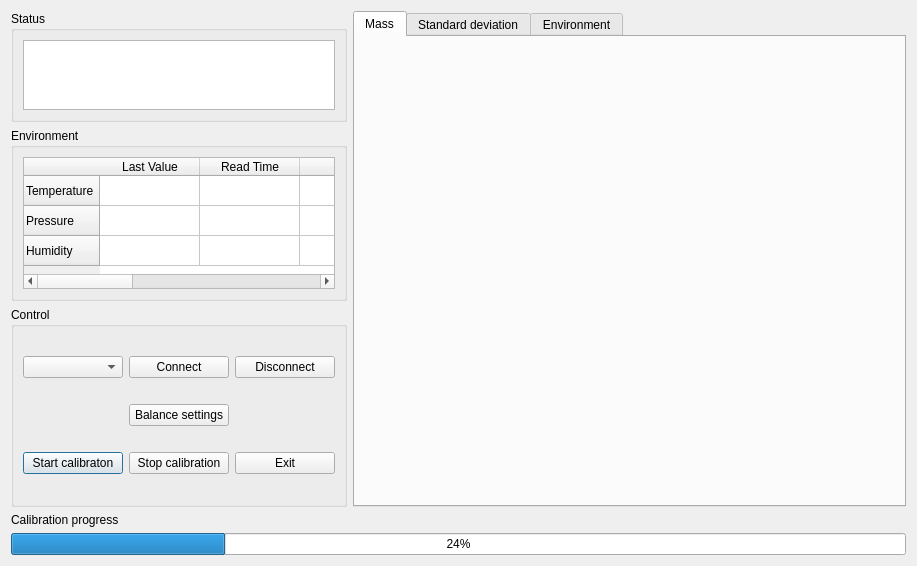
<?xml version="1.0" encoding="UTF-8"?>
<ui version="4.0">
 <class>AT106H</class>
 <widget class="QDialog" name="AT106H">
  <property name="geometry">
   <rect>
    <x>0</x>
    <y>0</y>
    <width>917</width>
    <height>545</height>
   </rect>
  </property>
  <property name="windowTitle">
   <string>Comparator Interface</string>
  </property>
  <layout class="QGridLayout" name="gridLayout">
   <item row="0" column="0" rowspan="2" colspan="2">
    <widget class="QGroupBox" name="groupBox_3">
     <property name="sizePolicy">
      <sizepolicy hsizetype="Expanding" vsizetype="Expanding">
       <horstretch>0</horstretch>
       <verstretch>0</verstretch>
      </sizepolicy>
     </property>
     <property name="maximumSize">
      <size>
       <width>16777215</width>
       <height>16777215</height>
      </size>
     </property>
     <property name="title">
      <string>Status</string>
     </property>
     <layout class="QHBoxLayout" name="horizontalLayout">
      <item>
       <widget class="QTextBrowser" name="statusBrowser"/>
      </item>
     </layout>
    </widget>
   </item>
   <item row="5" column="0">
    <widget class="QLabel" name="label_2">
     <property name="sizePolicy">
      <sizepolicy hsizetype="Preferred" vsizetype="Fixed">
       <horstretch>0</horstretch>
       <verstretch>0</verstretch>
      </sizepolicy>
     </property>
     <property name="text">
      <string>Calibration progress</string>
     </property>
    </widget>
   </item>
   <item row="6" column="0" colspan="3">
    <widget class="QProgressBar" name="progressBar">
     <property name="value">
      <number>24</number>
     </property>
    </widget>
   </item>
   <item row="2" column="0" colspan="2">
    <widget class="QGroupBox" name="groupBox_2">
     <property name="sizePolicy">
      <sizepolicy hsizetype="Expanding" vsizetype="Fixed">
       <horstretch>0</horstretch>
       <verstretch>0</verstretch>
      </sizepolicy>
     </property>
     <property name="minimumSize">
      <size>
       <width>0</width>
       <height>0</height>
      </size>
     </property>
     <property name="title">
      <string>Environment</string>
     </property>
     <layout class="QVBoxLayout" name="verticalLayout_2">
      <item>
       <widget class="QTableWidget" name="enviroTable">
        <property name="sizePolicy">
         <sizepolicy hsizetype="Expanding" vsizetype="Fixed">
          <horstretch>0</horstretch>
          <verstretch>0</verstretch>
         </sizepolicy>
        </property>
        <property name="maximumSize">
         <size>
          <width>16777215</width>
          <height>132</height>
         </size>
        </property>
        <row>
         <property name="text">
          <string>Temperature</string>
         </property>
        </row>
        <row>
         <property name="text">
          <string>Pressure</string>
         </property>
        </row>
        <row>
         <property name="text">
          <string>Humidity</string>
         </property>
        </row>
        <column>
         <property name="text">
          <string>Last Value</string>
         </property>
        </column>
        <column>
         <property name="text">
          <string>Read Time</string>
         </property>
        </column>
        <column>
         <property name="text">
          <string>Room</string>
         </property>
        </column>
        <column>
         <property name="text">
          <string>Model</string>
         </property>
        </column>
        <column>
         <property name="text">
          <string>Serial</string>
         </property>
        </column>
        <column>
         <property name="text">
          <string>Probe</string>
         </property>
        </column>
       </widget>
      </item>
     </layout>
    </widget>
   </item>
   <item row="3" column="0" rowspan="2" colspan="2">
    <widget class="QGroupBox" name="groupBox">
     <property name="sizePolicy">
      <sizepolicy hsizetype="Expanding" vsizetype="Preferred">
       <horstretch>0</horstretch>
       <verstretch>0</verstretch>
      </sizepolicy>
     </property>
     <property name="minimumSize">
      <size>
       <width>0</width>
       <height>200</height>
      </size>
     </property>
     <property name="title">
      <string>Control</string>
     </property>
     <layout class="QGridLayout" name="gridLayout_3">
      <item row="7" column="0">
       <widget class="QPushButton" name="startCalButton">
        <property name="sizePolicy">
         <sizepolicy hsizetype="Fixed" vsizetype="Fixed">
          <horstretch>0</horstretch>
          <verstretch>0</verstretch>
         </sizepolicy>
        </property>
        <property name="minimumSize">
         <size>
          <width>100</width>
          <height>0</height>
         </size>
        </property>
        <property name="text">
         <string>Start calibraton</string>
        </property>
       </widget>
      </item>
      <item row="7" column="2">
       <widget class="QPushButton" name="exitButton">
        <property name="sizePolicy">
         <sizepolicy hsizetype="Fixed" vsizetype="Fixed">
          <horstretch>0</horstretch>
          <verstretch>0</verstretch>
         </sizepolicy>
        </property>
        <property name="minimumSize">
         <size>
          <width>100</width>
          <height>0</height>
         </size>
        </property>
        <property name="text">
         <string>Exit</string>
        </property>
       </widget>
      </item>
      <item row="7" column="1">
       <widget class="QPushButton" name="stopCalButton">
        <property name="sizePolicy">
         <sizepolicy hsizetype="Fixed" vsizetype="Fixed">
          <horstretch>0</horstretch>
          <verstretch>0</verstretch>
         </sizepolicy>
        </property>
        <property name="minimumSize">
         <size>
          <width>100</width>
          <height>0</height>
         </size>
        </property>
        <property name="text">
         <string>Stop calibration</string>
        </property>
       </widget>
      </item>
      <item row="4" column="1">
       <widget class="QPushButton" name="connectButton">
        <property name="text">
         <string>Connect</string>
        </property>
       </widget>
      </item>
      <item row="4" column="0">
       <widget class="QComboBox" name="portCombo">
        <property name="sizePolicy">
         <sizepolicy hsizetype="Fixed" vsizetype="Fixed">
          <horstretch>0</horstretch>
          <verstretch>0</verstretch>
         </sizepolicy>
        </property>
        <property name="minimumSize">
         <size>
          <width>100</width>
          <height>0</height>
         </size>
        </property>
       </widget>
      </item>
      <item row="4" column="2">
       <widget class="QPushButton" name="disconnectButton">
        <property name="text">
         <string>Disconnect</string>
        </property>
       </widget>
      </item>
      <item row="5" column="1">
       <widget class="QPushButton" name="SettingsButton">
        <property name="text">
         <string>Balance settings</string>
        </property>
       </widget>
      </item>
     </layout>
    </widget>
   </item>
   <item row="0" column="2" rowspan="5">
    <widget class="QTabWidget" name="tabWidget">
     <property name="enabled">
      <bool>true</bool>
     </property>
     <property name="minimumSize">
      <size>
       <width>400</width>
       <height>0</height>
      </size>
     </property>
     <property name="currentIndex">
      <number>0</number>
     </property>
     <widget class="QWidget" name="tab_6">
      <attribute name="title">
       <string>Mass</string>
      </attribute>
      <layout class="QHBoxLayout" name="horizontalLayout_2">
       <item>
        <layout class="QVBoxLayout" name="verticalLayout_3"/>
       </item>
      </layout>
     </widget>
     <widget class="QWidget" name="tab_7">
      <attribute name="title">
       <string>Standard deviation</string>
      </attribute>
      <layout class="QHBoxLayout" name="horizontalLayout_3">
       <item>
        <layout class="QVBoxLayout" name="verticalLayout"/>
       </item>
      </layout>
     </widget>
     <widget class="QWidget" name="tab_4">
      <attribute name="title">
       <string>Environment</string>
      </attribute>
      <layout class="QHBoxLayout" name="horizontalLayout_5">
       <item>
        <layout class="QVBoxLayout" name="enviroLayout"/>
       </item>
      </layout>
     </widget>
    </widget>
   </item>
  </layout>
 </widget>
 <resources/>
 <connections/>
</ui>
